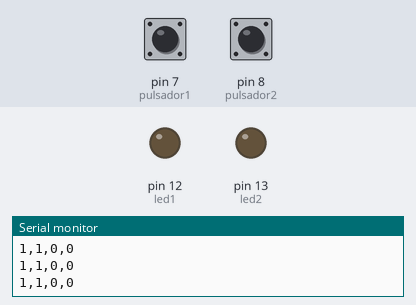
Simulated run of this sketch. Board: Arduino Uno, built with avr-gcc and run on an emulated ATmega328P. Shown: output pins drawn as LEDs (lit = HIGH), the last lines printed to the serial monitor. Inputs (shaded band) come from the test bench; at power-on: pin 7 (pulsador1) HIGH, pin 8 (pulsador2) HIGH.

Above: at 1.2 s.
1.3 s: pin 7 (pulsador1) pulled LOW for 0.15 s
At 1.38 s:
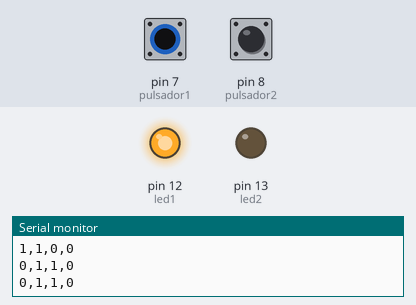
2.9 s: pin 8 (pulsador2) pulled LOW for 0.15 s
At 2.99 s:
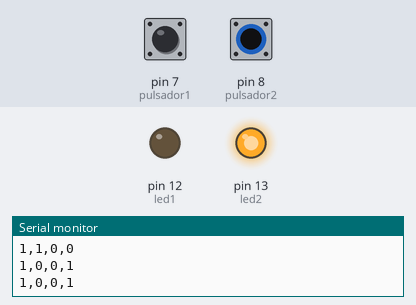
4.5 s: pin 8 (pulsador2) pulled LOW for 3.2 s
At 8.3 s:
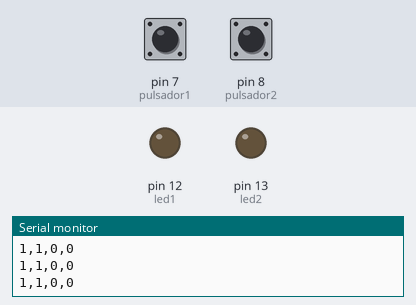
9.2 s: pin 7 (pulsador1) pulled LOW for 3.2 s
At 9.8 s:
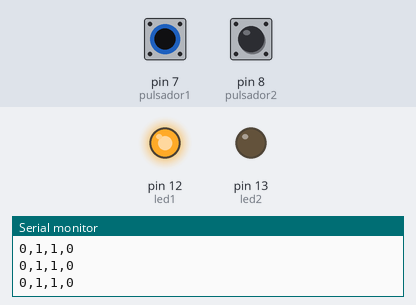
13.9 s: pin 7 (pulsador1) driven LOW and pin 8 (pulsador2) driven LOW
At 14.5 s:
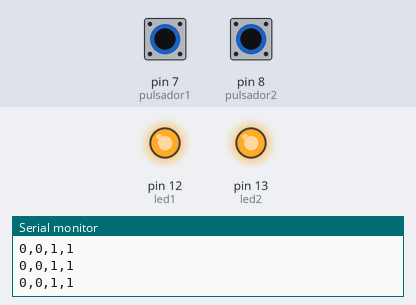
Timing chart, 0 to 16.4 s (numbered marks = the images above; inputs shaded):
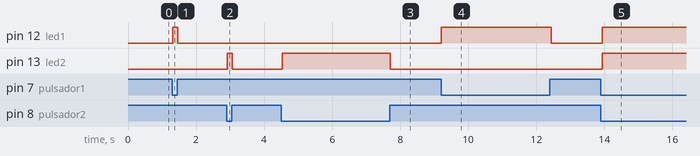

Measured:
- after the input at 1.3 s, pin 12 (led1): LOW → HIGH at once, → LOW 0.15 s later
- after the input at 2.9 s, pin 13 (led2): LOW → HIGH at once, → LOW 0.15 s later
- after the input at 4.5 s, pin 13 (led2): LOW → HIGH at once, → LOW 3.2 s later
- after the input at 9.2 s, pin 12 (led1): LOW → HIGH at once, → LOW 3.2 s later
- after the input at 13.9 s, pin 12 (led1), pin 13 (led2): LOW → HIGH at once

The sketch:

Arduino_TP7_INFO2.ino
```cpp
const int pulsador1 = 7;
const int pulsador2 = 8;

const int led1 = 12;
const int led2 = 13;

boolean controlPC1 = false;
boolean controlPC2 = false;

void setup() {
  pinMode(pulsador1, INPUT_PULLUP);
  pinMode(pulsador2, INPUT_PULLUP);

  pinMode(led1, OUTPUT);
  pinMode(led2, OUTPUT);

  Serial.begin(9600);
}

void loop() {

  int estadoP1 = digitalRead(pulsador1);
  int estadoP2 = digitalRead(pulsador2);

  // Recibimos órdenes desde Processing
  while (Serial.available() > 0) {
    char comando = Serial.read();

    if (comando == 'A') controlPC1 = true;
    if (comando == 'a') controlPC1 = false;

    if (comando == 'B') controlPC2 = true;
    if (comando == 'b') controlPC2 = false;
  }

  // Calculamos el estado real de los LEDs
  int estadoL1 = (!estadoP1 || controlPC1) ? 1 : 0;
  int estadoL2 = (!estadoP2 || controlPC2) ? 1 : 0;

  digitalWrite(led1, estadoL1);
  digitalWrite(led2, estadoL2);

  // Enviamos los cuatro estados a Processing
  Serial.print(estadoP1);
  Serial.print(",");
  Serial.print(estadoP2);
  Serial.print(",");
  Serial.print(estadoL1);
  Serial.print(",");
  Serial.println(estadoL2);

  delay(50);
}
```
